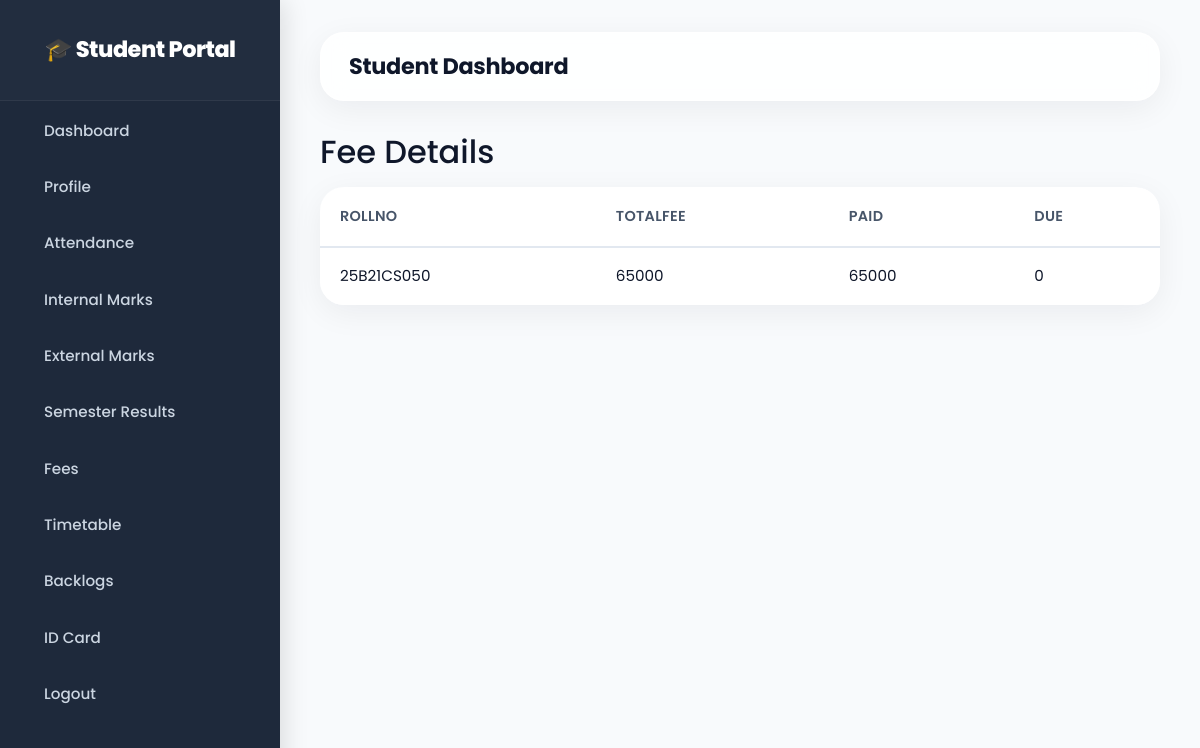
Page /fees (signed in) on the committed database.
### tables this page shows
CREATE TABLE "fee_details" (
"RollNo" TEXT,
  "TotalFee" INTEGER,
  "Paid" INTEGER,
  "Due" INTEGER
);

### app.py (the view)
@app.route("/fees")
def fees():
    if not check_login():
        return redirect("/login")
    data = get_student_records("fee_details", session["rollno"])
    return render_template(
        "fee_details.html",
        data=data
    )

### app.py (called while the page is built)
def get_db_connection():
    conn = sqlite3.connect(DB_FILE)
    conn.row_factory = sqlite3.Row
    return conn

def check_login():
    return "rollno" in session

def get_student_records(table_name, rollno):
    conn = get_db_connection()
    cur = conn.cursor()
    cur.execute(f"SELECT * FROM {table_name} WHERE RollNo = ?", (rollno,))
    rows = cur.fetchall()
    conn.close()
    return [dict(row) for row in rows]

### templates/fee_details.html (shortened to what this page needs)
{% extends 'base.html' %}
{% block content %}
<h2>Fee Details</h2>
<table class="table table-bordered">
<thead>
<tr>
{% for col in data[0].keys() %}
<th>{{ col }}</th>
{% endfor %}
</tr>
</thead>
<tbody>
{% for row in data %}
<tr>
{% for value in row.values() %}
<td>{{ value }}</td>
{% endfor %}
</tr>
{% endfor %}
</tbody>
</table>
{% endblock %}

### templates/base.html (style rules this page uses)
* { font-family: 'Poppins', 'Segoe UI', system-ui, -apple-system, sans-serif; margin: 0; padding: 0; box-sizing: border-box; }
body { background: #f8fafc; color: #0f172a; transition: background 0.3s ease; line-height: 1.6; }

### templates/fee_details.html (style rules this page uses)
.table { background: #ffffff; border-radius: 24px; overflow: hidden; box-shadow: 0 8px 32px rgba(15, 23, 42, 0.06); border: 1px solid rgba(226, 232, 240, 0.6); width: 100%; border-collapse: separate; border-spacing: 0; margin-top: 16px; font-size: 0.95rem; }
.table-bordered { border: none; }
.table-bordered th, .table-bordered td { border: none; }
.table thead { background: linear-gradient(145deg, #f1f5f9, #e2e8f0); color: #0f172a; }
.table thead th { font-weight: 600; font-size: 0.9rem; text-transform: uppercase; letter-spacing: 0.3px; color: #475569; padding: 18px 20px; border-bottom: 2px solid #e2e8f0; text-align: left; white-space: nowrap; }
.table tbody td { padding: 16px 20px; border-bottom: 1px solid #f1f5f9; color: #0f172a; vertical-align: middle; }
.table tbody tr:last-child td { border-bottom: none; }
.table tbody tr { transition: background 0.2s ease; }
.table * { box-sizing: border-box; }

### rows in the picture
fee_details: RollNo "25B21CS050", TotalFee "65000", Paid "65000", values "0"

### other values in the picture
{{ col }} "ROLLNO" "TOTALFEE" "PAID" "DUE"
